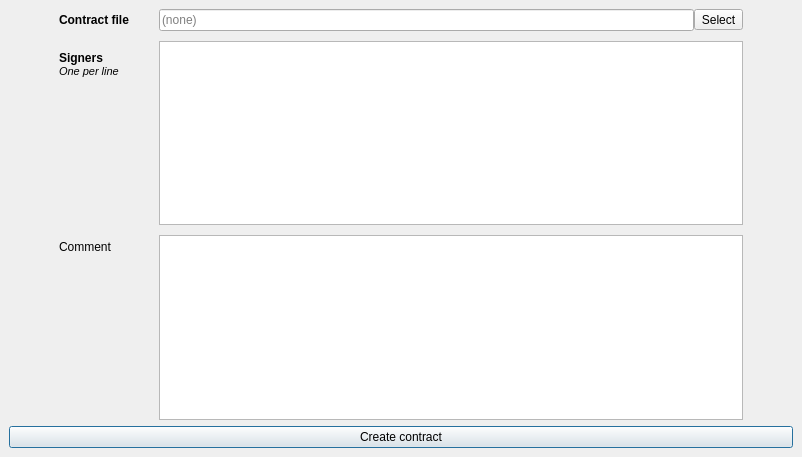
<?xml version="1.0" encoding="UTF-8"?>
<ui version="4.0">
 <class>ContractForm</class>
 <widget class="QWidget" name="ContractForm">
  <property name="enabled">
   <bool>true</bool>
  </property>
  <property name="geometry">
   <rect>
    <x>0</x>
    <y>0</y>
    <width>802</width>
    <height>457</height>
   </rect>
  </property>
  <property name="sizePolicy">
   <sizepolicy hsizetype="Preferred" vsizetype="Preferred">
    <horstretch>0</horstretch>
    <verstretch>0</verstretch>
   </sizepolicy>
  </property>
  <property name="minimumSize">
   <size>
    <width>650</width>
    <height>350</height>
   </size>
  </property>
  <property name="windowTitle">
   <string>Calculator Builder</string>
  </property>
  <layout class="QGridLayout">
   <property name="margin">
    <number>9</number>
   </property>
   <property name="spacing">
    <number>6</number>
   </property>
   <item row="0" column="0">
    <layout class="QVBoxLayout" name="verticalLayout">
     <item>
      <layout class="QFormLayout" name="formLayout">
       <property name="fieldGrowthPolicy">
        <enum>QFormLayout::AllNonFixedFieldsGrow</enum>
       </property>
       <property name="formAlignment">
        <set>Qt::AlignLeading|Qt::AlignLeft|Qt::AlignVCenter</set>
       </property>
       <property name="horizontalSpacing">
        <number>30</number>
       </property>
       <property name="verticalSpacing">
        <number>10</number>
       </property>
       <property name="leftMargin">
        <number>50</number>
       </property>
       <property name="rightMargin">
        <number>50</number>
       </property>
       <item row="0" column="0">
        <widget class="QLabel" name="fileLabel">
         <property name="text">
          <string>&lt;html&gt;&lt;head/&gt;&lt;body&gt;&lt;p&gt;&lt;span style=&quot; font-weight:600;&quot;&gt;Contract file&lt;/span&gt;&lt;/p&gt;&lt;/body&gt;&lt;/html&gt;</string>
         </property>
        </widget>
       </item>
       <item row="0" column="1">
        <layout class="QHBoxLayout" name="horizontalLayout">
         <item>
          <widget class="QLineEdit" name="fileField">
           <property name="focusPolicy">
            <enum>Qt::NoFocus</enum>
           </property>
           <property name="readOnly">
            <bool>true</bool>
           </property>
           <property name="placeholderText">
            <string>(none)</string>
           </property>
          </widget>
         </item>
         <item>
          <widget class="QToolButton" name="fileButton">
           <property name="text">
            <string>Select</string>
           </property>
          </widget>
         </item>
        </layout>
       </item>
       <item row="1" column="0">
        <widget class="QLabel" name="signersLabel">
         <property name="text">
          <string>&lt;html&gt;&lt;head/&gt;&lt;body&gt;&lt;p&gt;&lt;span style=&quot; font-weight:600;&quot;&gt;Signers&lt;br/&gt;&lt;/span&gt;&lt;span style=&quot; font-size:8pt; font-style:italic;&quot;&gt;One per line&lt;/span&gt;&lt;/p&gt;&lt;/body&gt;&lt;/html&gt;</string>
         </property>
        </widget>
       </item>
       <item row="1" column="1">
        <widget class="QPlainTextEdit" name="signersField"/>
       </item>
       <item row="2" column="0">
        <widget class="QLabel" name="commentLabel">
         <property name="text">
          <string>Comment</string>
         </property>
        </widget>
       </item>
       <item row="2" column="1">
        <widget class="QPlainTextEdit" name="commentField"/>
       </item>
      </layout>
     </item>
    </layout>
   </item>
   <item row="1" column="0">
    <widget class="QPushButton" name="createButton">
     <property name="text">
      <string>Create contract</string>
     </property>
     <property name="default">
      <bool>true</bool>
     </property>
    </widget>
   </item>
  </layout>
 </widget>
 <resources/>
 <connections/>
</ui>
